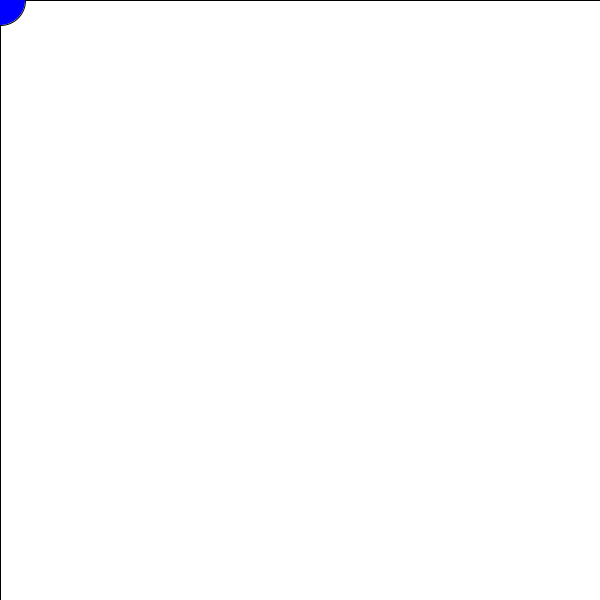
Frame 1 (no input)
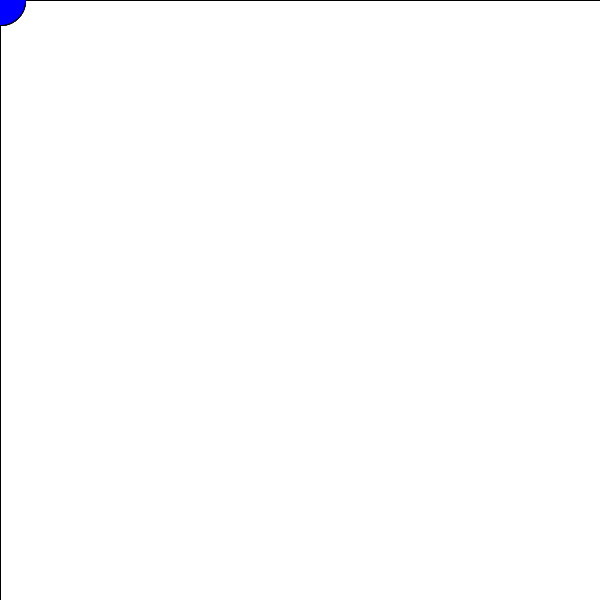
Frame 60 (the mouse pressed at the canvas centre just before this capture)
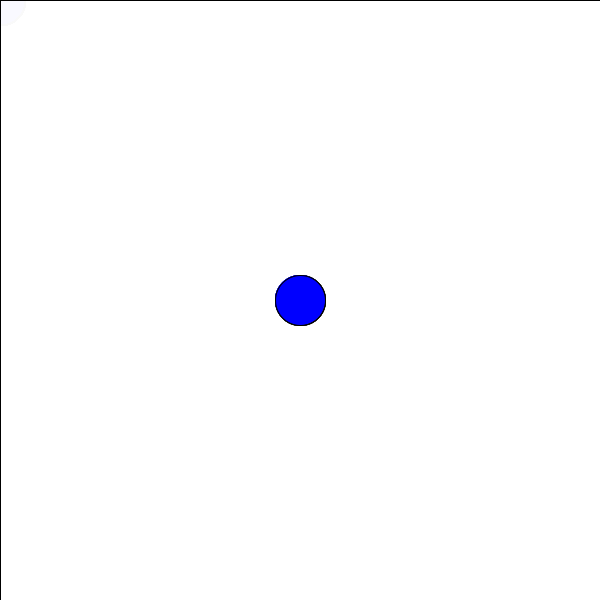
Frame 120 (the mouse held since frame 60 and released just before this capture)

The Processing sketch that drew these frames (run headless with seeded random() and noise(); from frame 60 on, the mouse is pressed at the canvas centre):

// Processing sketch: processing_48538
// ── processing_48538.pde

void setup()
{
  size(600, 600);
  background (255, 255, 255);
  smooth();
  // frameRate(10);
}

void draw()
{
  fill (255, 255, 255, 20);
  rect(0, 0, 600, 600);
  // background (255, 255, 255);
  fill(0, 0, 255);
  ellipse( mouseX, mouseY, 50, 50);
}
void mousedragged()
{

  fill(random(255), random(255), random (255));
  ellipse (mouseX, mouseY, 0, 0);
}
